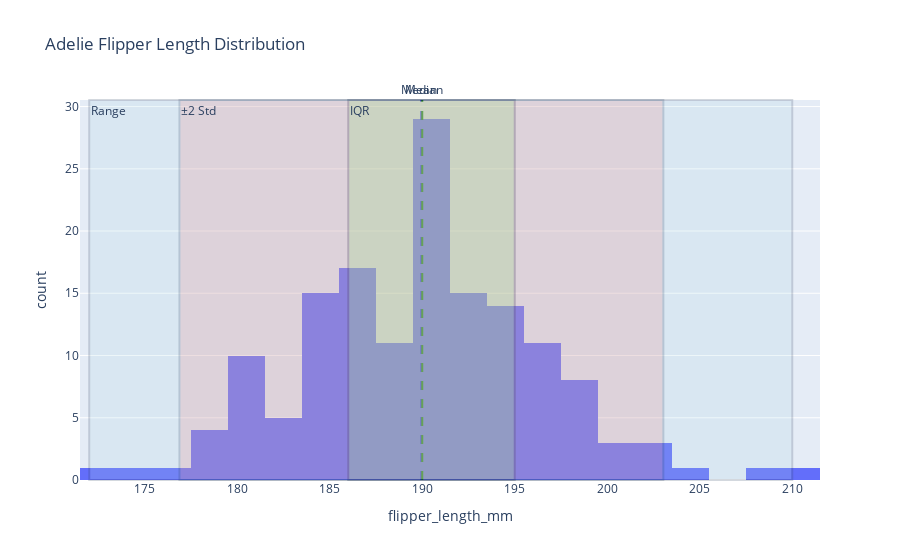
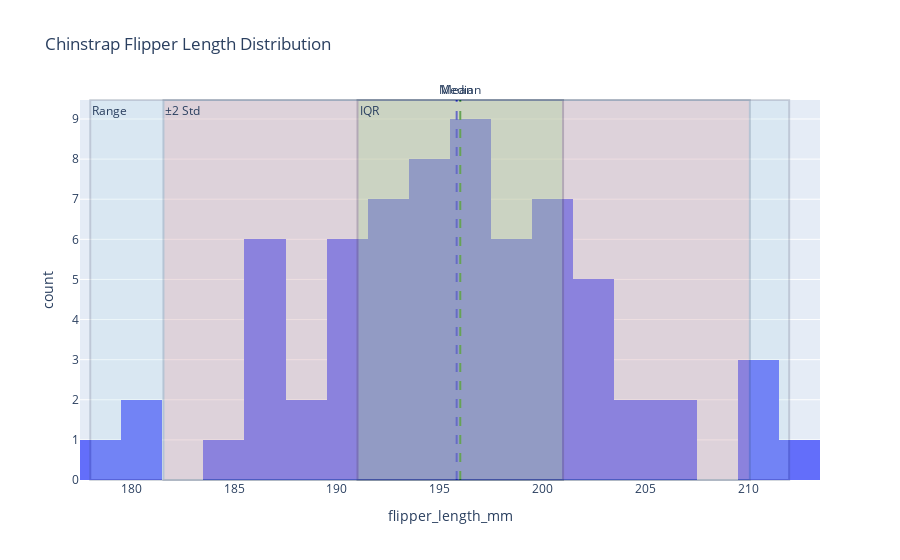
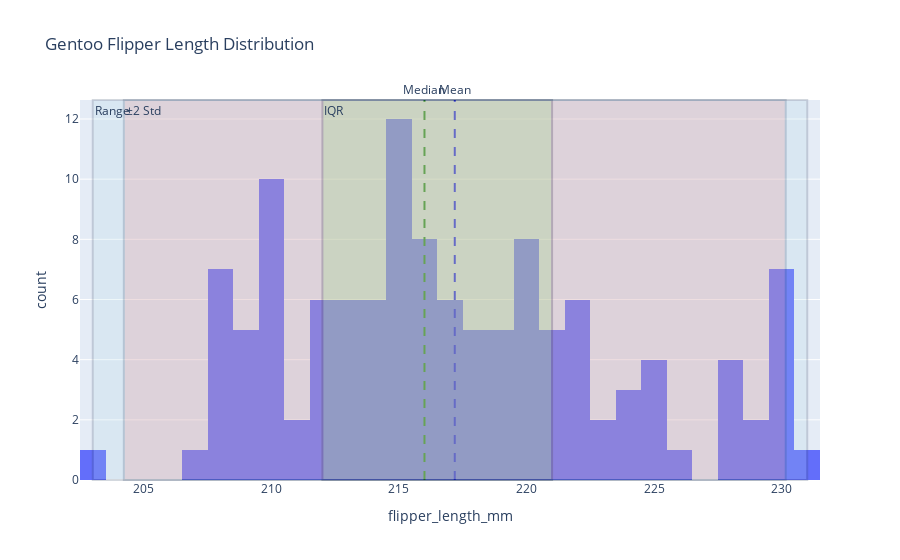

Write notebook code for charts like these, in order.
### Markdown cell above
***Question 1***

### Code cell
import plotly.express as px
import plotly.graph_objects as go
import seaborn as sns
import pandas as pd

# Load the Penguins dataset from seaborn
df = sns.load_dataset('penguins')

# Create a function to calculate statistics
def calculate_stats(df, species):
    species_df = df[df['species'] == species]
    flipper_length = species_df['flipper_length_mm'].dropna()
    
    mean_val = flipper_length.mean()
    median_val = flipper_length.median()
    min_val = flipper_length.min()
    max_val = flipper_length.max()
    std_val = flipper_length.std()
    iqr_val = flipper_length.quantile(0.75) - flipper_length.quantile(0.25)
    iqr_lower = flipper_length.quantile(0.25)
    iqr_upper = flipper_length.quantile(0.75)
    
    return {
        'mean': mean_val,
        'median': median_val,
        'min': min_val,
        'max': max_val,
        'std': std_val,
        'iqr_lower': iqr_lower,
        'iqr_upper': iqr_upper,
        '2_std_lower': mean_val - 2 * std_val,
        '2_std_upper': mean_val + 2 * std_val,
    }

# Create a Plotly histogram
def create_histogram_with_stats(df, species):
    stats = calculate_stats(df, species)
    fig = px.histogram(df[df['species'] == species], x="flipper_length_mm", 
                       nbins=30, title=f"{species} Flipper Length Distribution")
    
    # Add mean and median lines
    fig.add_vline(x=stats['mean'], line=dict(color='blue', dash='dash'), annotation_text="Mean", annotation_position="top")
    fig.add_vline(x=stats['median'], line=dict(color='green', dash='dash'), annotation_text="Median", annotation_position="top")

    # Add rectangles for range, IQR, and 2 std
    fig.add_vrect(x0=stats['min'], x1=stats['max'], 
                  fillcolor="lightblue", opacity=0.2, 
                  annotation_text="Range", annotation_position="top left")
    
    fig.add_vrect(x0=stats['iqr_lower'], x1=stats['iqr_upper'], 
                  fillcolor="lightgreen", opacity=0.3, 
                  annotation_text="IQR", annotation_position="top left")
    
    fig.add_vrect(x0=stats['2_std_lower'], x1=stats['2_std_upper'], 
                  fillcolor="lightcoral", opacity=0.2, 
                  annotation_text="±2 Std", annotation_position="top left")

    return fig

# Plot histograms for each species
for species in df['species'].unique():
    fig = create_histogram_with_stats(df, species)
    fig.show()

### Figure 1 — Plotly figure (JSON) as saved in the notebook; plotly's stock layout.template omitted (floating-point values rounded to 4 significant figures; data arrays with more than 128 entries replaced by an {"elided": "..."} marker saying what was removed)
{"data": [{"alignmentgroup": "True", "bingroup": "x", "hovertemplate": "flipper_length_mm=%{x}<br>count=%{y}<extra></extra>", "legendgroup": "", "marker": {"color": "#636efa", "pattern": {"shape": ""}}, "name": "", "nbinsx": 30, "offsetgroup": "", "orientation": "v", "showlegend": false, "type": "histogram", "x": {"elided": "152 int values"}, "xaxis": "x", "yaxis": "y"}], "layout": {"annotations": [{"showarrow": false, "text": "Mean", "x": 190.0, "xanchor": "center", "xref": "x", "y": 1, "yanchor": "bottom", "yref": "y domain"}, {"showarrow": false, "text": "Median", "x": 190, "xanchor": "center", "xref": "x", "y": 1, "yanchor": "bottom", "yref": "y domain"}, {"showarrow": false, "text": "Range", "x": 172, "xanchor": "left", "xref": "x", "y": 1, "yanchor": "top", "yref": "y domain"}, {"showarrow": false, "text": "IQR", "x": 186, "xanchor": "left", "xref": "x", "y": 1, "yanchor": "top", "yref": "y domain"}, {"showarrow": false, "text": "±2 Std", "x": 176.9, "xanchor": "left", "xref": "x", "y": 1, "yanchor": "top", "yref": "y domain"}], "barmode": "relative", "legend": {"tracegroupgap": 0}, "shapes": [{"line": {"color": "blue", "dash": "dash"}, "type": "line", "x0": 190.0, "x1": 190.0, "xref": "x", "y0": 0, "y1": 1, "yref": "y domain"}, {"line": {"color": "green", "dash": "dash"}, "type": "line", "x0": 190, "x1": 190, "xref": "x", "y0": 0, "y1": 1, "yref": "y domain"}, {"fillcolor": "lightblue", "opacity": 0.2, "type": "rect", "x0": 172, "x1": 210, "xref": "x", "y0": 0, "y1": 1, "yref": "y domain"}, {"fillcolor": "lightgreen", "opacity": 0.3, "type": "rect", "x0": 186, "x1": 195, "xref": "x", "y0": 0, "y1": 1, "yref": "y domain"}, {"fillcolor": "lightcoral", "opacity": 0.2, "type": "rect", "x0": 176.9, "x1": 203.0, "xref": "x", "y0": 0, "y1": 1, "yref": "y domain"}], "title": {"text": "Adelie Flipper Length Distribution"}, "xaxis": {"anchor": "y", "domain": [0, 1], "title": {"text": "flipper_length_mm"}}, "yaxis": {"anchor": "x", "domain": [0, 1], "title": {"text": "count"}}}}

### Figure 2 — Plotly figure (JSON) as saved in the notebook; plotly's stock layout.template omitted (floating-point values rounded to 4 significant figures)
{"data": [{"alignmentgroup": "True", "bingroup": "x", "hovertemplate": "flipper_length_mm=%{x}<br>count=%{y}<extra></extra>", "legendgroup": "", "marker": {"color": "#636efa", "pattern": {"shape": ""}}, "name": "", "nbinsx": 30, "offsetgroup": "", "orientation": "v", "showlegend": false, "type": "histogram", "x": [192, 196, 193, 188, 197, 198, 178, 197, 195, 198, 193, 194, 185, 201, 190, 201, 197, 181, 190, 195, 181, 191, 187, 193, 195, 197, 200, 200, 191, 205, 187, 201, 187, 203, 195, 199, 195, 210, 192, 205, 210, 187, 196, 196, 196, 201, 190, 212, 187, 198, 199, 201, 193, 203, 187, 197, 191, 203, 202, 194, 206, 189, 195, 207, 202, 193, 210, 198], "xaxis": "x", "yaxis": "y"}], "layout": {"annotations": [{"showarrow": false, "text": "Mean", "x": 195.8, "xanchor": "center", "xref": "x", "y": 1, "yanchor": "bottom", "yref": "y domain"}, {"showarrow": false, "text": "Median", "x": 196, "xanchor": "center", "xref": "x", "y": 1, "yanchor": "bottom", "yref": "y domain"}, {"showarrow": false, "text": "Range", "x": 178, "xanchor": "left", "xref": "x", "y": 1, "yanchor": "top", "yref": "y domain"}, {"showarrow": false, "text": "IQR", "x": 191, "xanchor": "left", "xref": "x", "y": 1, "yanchor": "top", "yref": "y domain"}, {"showarrow": false, "text": "±2 Std", "x": 181.6, "xanchor": "left", "xref": "x", "y": 1, "yanchor": "top", "yref": "y domain"}], "barmode": "relative", "legend": {"tracegroupgap": 0}, "shapes": [{"line": {"color": "blue", "dash": "dash"}, "type": "line", "x0": 195.8, "x1": 195.8, "xref": "x", "y0": 0, "y1": 1, "yref": "y domain"}, {"line": {"color": "green", "dash": "dash"}, "type": "line", "x0": 196, "x1": 196, "xref": "x", "y0": 0, "y1": 1, "yref": "y domain"}, {"fillcolor": "lightblue", "opacity": 0.2, "type": "rect", "x0": 178, "x1": 212, "xref": "x", "y0": 0, "y1": 1, "yref": "y domain"}, {"fillcolor": "lightgreen", "opacity": 0.3, "type": "rect", "x0": 191, "x1": 201, "xref": "x", "y0": 0, "y1": 1, "yref": "y domain"}, {"fillcolor": "lightcoral", "opacity": 0.2, "type": "rect", "x0": 181.6, "x1": 210.1, "xref": "x", "y0": 0, "y1": 1, "yref": "y domain"}], "title": {"text": "Chinstrap Flipper Length Distribution"}, "xaxis": {"anchor": "y", "domain": [0, 1], "title": {"text": "flipper_length_mm"}}, "yaxis": {"anchor": "x", "domain": [0, 1], "title": {"text": "count"}}}}

### Figure 3 — Plotly figure (JSON) as saved in the notebook; plotly's stock layout.template omitted (floating-point values rounded to 4 significant figures)
{"data": [{"alignmentgroup": "True", "bingroup": "x", "hovertemplate": "flipper_length_mm=%{x}<br>count=%{y}<extra></extra>", "legendgroup": "", "marker": {"color": "#636efa", "pattern": {"shape": ""}}, "name": "", "nbinsx": 30, "offsetgroup": "", "orientation": "v", "showlegend": false, "type": "histogram", "x": [211, 230, 210, 218, 215, 210, 211, 219, 209, 215, 214, 216, 214, 213, 210, 217, 210, 221, 209, 222, 218, 215, 213, 215, 215, 215, 216, 215, 210, 220, 222, 209, 207, 230, 220, 220, 213, 219, 208, 208, 208, 225, 210, 216, 222, 217, 210, 225, 213, 215, 210, 220, 210, 225, 217, 220, 208, 220, 208, 224, 208, 221, 214, 231, 219, 230, 214, 229, 220, 223, 216, 221, 221, 217, 216, 230, 209, 220, 215, 223, 212, 221, 212, 224, 212, 228, 218, 218, 212, 230, 218, 228, 212, 224, 214, 226, 216, 222, 203, 225, 219, 228, 215, 228, 216, 215, 210, 219, 208, 209, 216, 229, 213, 230, 217, 230, 217, 222, 214, null, 215, 222, 212, 213], "xaxis": "x", "yaxis": "y"}], "layout": {"annotations": [{"showarrow": false, "text": "Mean", "x": 217.2, "xanchor": "center", "xref": "x", "y": 1, "yanchor": "bottom", "yref": "y domain"}, {"showarrow": false, "text": "Median", "x": 216, "xanchor": "center", "xref": "x", "y": 1, "yanchor": "bottom", "yref": "y domain"}, {"showarrow": false, "text": "Range", "x": 203, "xanchor": "left", "xref": "x", "y": 1, "yanchor": "top", "yref": "y domain"}, {"showarrow": false, "text": "IQR", "x": 212, "xanchor": "left", "xref": "x", "y": 1, "yanchor": "top", "yref": "y domain"}, {"showarrow": false, "text": "±2 Std", "x": 204.2, "xanchor": "left", "xref": "x", "y": 1, "yanchor": "top", "yref": "y domain"}], "barmode": "relative", "legend": {"tracegroupgap": 0}, "shapes": [{"line": {"color": "blue", "dash": "dash"}, "type": "line", "x0": 217.2, "x1": 217.2, "xref": "x", "y0": 0, "y1": 1, "yref": "y domain"}, {"line": {"color": "green", "dash": "dash"}, "type": "line", "x0": 216, "x1": 216, "xref": "x", "y0": 0, "y1": 1, "yref": "y domain"}, {"fillcolor": "lightblue", "opacity": 0.2, "type": "rect", "x0": 203, "x1": 231, "xref": "x", "y0": 0, "y1": 1, "yref": "y domain"}, {"fillcolor": "lightgreen", "opacity": 0.3, "type": "rect", "x0": 212, "x1": 221, "xref": "x", "y0": 0, "y1": 1, "yref": "y domain"}, {"fillcolor": "lightcoral", "opacity": 0.2, "type": "rect", "x0": 204.2, "x1": 230.2, "xref": "x", "y0": 0, "y1": 1, "yref": "y domain"}], "title": {"text": "Gentoo Flipper Length Distribution"}, "xaxis": {"anchor": "y", "domain": [0, 1], "title": {"text": "flipper_length_mm"}}, "yaxis": {"anchor": "x", "domain": [0, 1], "title": {"text": "count"}}}}
